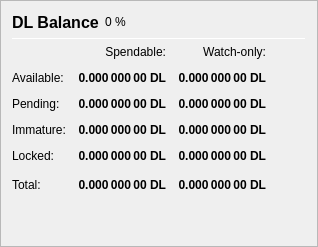
                   <widget class="QFrame" name="frame_Balances">
                    <property name="frameShape">
                     <enum>QFrame::StyledPanel</enum>
                    </property>
                    <property name="frameShadow">
                     <enum>QFrame::Raised</enum>
                    </property>
                    <layout class="QVBoxLayout" name="verticalLayout_4">
                     <item>
                      <layout class="QHBoxLayout" name="horizontalLayout_4">
                       <item>
                        <widget class="QLabel" name="label_5">
                         <property name="minimumSize">
                          <size>
                           <width>0</width>
                           <height>20</height>
                          </size>
                         </property>
                         <property name="font">
                          <font>
                           <pointsize>12</pointsize>
                           <weight>75</weight>
                           <bold>true</bold>
                          </font>
                         </property>
                         <property name="text">
                          <string>DL Balance</string>
                         </property>
                        </widget>
                       </item>
                       <item>
                        <widget class="QLabel" name="labelDLPercent">
                         <property name="text">
                          <string notr="true">0 %</string>
                         </property>
                        </widget>
                       </item>
                       <item>
                        <spacer name="horizontalSpacer_3">
                         <property name="orientation">
                          <enum>Qt::Horizontal</enum>
                         </property>
                         <property name="sizeHint" stdset="0">
                          <size>
                           <width>40</width>
                           <height>20</height>
                          </size>
                         </property>
                        </spacer>
                       </item>
                      </layout>
                     </item>
                     <item>
                      <widget class="Line" name="line_Balance">
                       <property name="minimumSize">
                        <size>
                         <width>0</width>
                         <height>1</height>
                        </size>
                       </property>
                       <property name="maximumSize">
                        <size>
                         <width>16777215</width>
                         <height>1</height>
                        </size>
                       </property>
                       <property name="orientation">
                        <enum>Qt::Horizontal</enum>
                       </property>
                      </widget>
                     </item>
                     <item>
                      <layout class="QGridLayout" name="gridLayout">
                       <property name="spacing">
                        <number>12</number>
                       </property>
                       <item row="0" column="1">
                        <widget class="QLabel" name="labelSpendable">
                         <property name="text">
                          <string>Spendable:</string>
                         </property>
                         <property name="alignment">
                          <set>Qt::AlignRight|Qt::AlignTrailing|Qt::AlignVCenter</set>
                         </property>
                        </widget>
                       </item>
                       <item row="0" column="2">
                        <widget class="QLabel" name="labelWatchonly">
                         <property name="text">
                          <string>Watch-only:</string>
                         </property>
                         <property name="alignment">
                          <set>Qt::AlignRight|Qt::AlignTrailing|Qt::AlignVCenter</set>
                         </property>
                        </widget>
                       </item>
                       <item row="1" column="0">
                        <widget class="QLabel" name="labelBalanceText">
                         <property name="text">
                          <string>Available:</string>
                         </property>
                        </widget>
                       </item>
                       <item row="1" column="1">
                        <widget class="QLabel" name="labelBalance">
                         <property name="font">
                          <font>
                           <weight>75</weight>
                           <bold>true</bold>
                          </font>
                         </property>
                         <property name="cursor">
                          <cursorShape>IBeamCursor</cursorShape>
                         </property>
                         <property name="toolTip">
                          <string>Your current spendable balance</string>
                         </property>
                         <property name="text">
                          <string notr="true">0.000 000 00 DL</string>
                         </property>
                         <property name="alignment">
                          <set>Qt::AlignRight|Qt::AlignTrailing|Qt::AlignVCenter</set>
                         </property>
                         <property name="textInteractionFlags">
                          <set>Qt::LinksAccessibleByMouse|Qt::TextSelectableByKeyboard|Qt::TextSelectableByMouse</set>
                         </property>
                        </widget>
                       </item>
                       <item row="1" column="2">
                        <widget class="QLabel" name="labelWatchAvailable">
                         <property name="font">
                          <font>
                           <weight>75</weight>
                           <bold>true</bold>
                          </font>
                         </property>
                         <property name="cursor">
                          <cursorShape>IBeamCursor</cursorShape>
                         </property>
                         <property name="toolTip">
                          <string>Your current balance in watch-only addresses</string>
                         </property>
                         <property name="text">
                          <string notr="true">0.000 000 00 DL</string>
                         </property>
                         <property name="alignment">
                          <set>Qt::AlignRight|Qt::AlignTrailing|Qt::AlignVCenter</set>
                         </property>
                         <property name="textInteractionFlags">
                          <set>Qt::LinksAccessibleByMouse|Qt::TextSelectableByKeyboard|Qt::TextSelectableByMouse</set>
                         </property>
                        </widget>
                       </item>
                       <item row="2" column="0">
                        <widget class="QLabel" name="labelPendingText">
                         <property name="text">
                          <string>Pending:</string>
                         </property>
                        </widget>
                       </item>
                       <item row="2" column="1">
                        <widget class="QLabel" name="labelUnconfirmed">
                         <property name="font">
                          <font>
                           <weight>75</weight>
                           <bold>true</bold>
                          </font>
                         </property>
                         <property name="cursor">
                          <cursorShape>IBeamCursor</cursorShape>
                         </property>
                         <property name="toolTip">
                          <string>Total of transactions that have yet to be confirmed, and do not yet count toward the spendable balance</string>
                         </property>
                         <property name="text">
                          <string notr="true">0.000 000 00 DL</string>
                         </property>
                         <property name="alignment">
                          <set>Qt::AlignRight|Qt::AlignTrailing|Qt::AlignVCenter</set>
                         </property>
                         <property name="textInteractionFlags">
                          <set>Qt::LinksAccessibleByMouse|Qt::TextSelectableByKeyboard|Qt::TextSelectableByMouse</set>
                         </property>
                        </widget>
                       </item>
                       <item row="2" column="2">
                        <widget class="QLabel" name="labelWatchPending">
                         <property name="font">
                          <font>
                           <weight>75</weight>
                           <bold>true</bold>
                          </font>
                         </property>
                         <property name="cursor">
                          <cursorShape>IBeamCursor</cursorShape>
                         </property>
                         <property name="toolTip">
                          <string>Unconfirmed transactions to watch-only addresses</string>
                         </property>
                         <property name="text">
                          <string notr="true">0.000 000 00 DL</string>
                         </property>
                         <property name="alignment">
                          <set>Qt::AlignRight|Qt::AlignTrailing|Qt::AlignVCenter</set>
                         </property>
                         <property name="textInteractionFlags">
                          <set>Qt::LinksAccessibleByMouse|Qt::TextSelectableByKeyboard|Qt::TextSelectableByMouse</set>
                         </property>
                        </widget>
                       </item>
                       <item row="3" column="0">
                        <widget class="QLabel" name="labelImmatureText">
                         <property name="text">
                          <string>Immature:</string>
                         </property>
                        </widget>
                       </item>
                       <item row="3" column="1">
                        <widget class="QLabel" name="labelImmature">
                         <property name="font">
                          <font>
                           <weight>75</weight>
                           <bold>true</bold>
                          </font>
                         </property>
                         <property name="cursor">
                          <cursorShape>IBeamCursor</cursorShape>
                         </property>
                         <property name="toolTip">
                          <string>Staked or masternode rewards that has not yet matured</string>
                         </property>
                         <property name="text">
                          <string notr="true">0.000 000 00 DL</string>
                         </property>
                         <property name="alignment">
                          <set>Qt::AlignRight|Qt::AlignTrailing|Qt::AlignVCenter</set>
                         </property>
                         <property name="textInteractionFlags">
                          <set>Qt::LinksAccessibleByMouse|Qt::TextSelectableByKeyboard|Qt::TextSelectableByMouse</set>
                         </property>
                        </widget>
                       </item>
                       <item row="3" column="2">
                        <widget class="QLabel" name="labelWatchImmature">
                         <property name="font">
                          <font>
                           <weight>75</weight>
                           <bold>true</bold>
                          </font>
                         </property>
                         <property name="cursor">
                          <cursorShape>IBeamCursor</cursorShape>
                         </property>
                         <property name="toolTip">
                          <string>Staked or masternode rewards in watch-only addresses that has not yet matured</string>
                         </property>
                         <property name="text">
                          <string notr="true">0.000 000 00 DL</string>
                         </property>
                         <property name="alignment">
                          <set>Qt::AlignRight|Qt::AlignTrailing|Qt::AlignVCenter</set>
                         </property>
                         <property name="textInteractionFlags">
                          <set>Qt::LinksAccessibleByMouse|Qt::TextSelectableByKeyboard|Qt::TextSelectableByMouse</set>
                         </property>
                        </widget>
                       </item>
                       <item row="4" column="0">
                        <widget class="QLabel" name="labelLockedBalanceText">
                         <property name="toolTip">
                          <string>Locked DL or Masternode collaterals. These are excluded from zDL minting.</string>
                         </property>
                         <property name="text">
                          <string>Locked:</string>
                         </property>
                        </widget>
                       </item>
                       <item row="4" column="1">
                        <widget class="QLabel" name="labelLockedBalance">
                         <property name="font">
                          <font>
                           <weight>75</weight>
                           <bold>true</bold>
                          </font>
                         </property>
                         <property name="cursor">
                          <cursorShape>IBeamCursor</cursorShape>
                         </property>
                         <property name="toolTip">
                          <string>Locked DL or Masternode collaterals. These are excluded from zDL minting.</string>
                         </property>
                         <property name="text">
                          <string notr="true">0.000 000 00 DL</string>
                         </property>
                         <property name="alignment">
                          <set>Qt::AlignRight|Qt::AlignTrailing|Qt::AlignVCenter</set>
                         </property>
                         <property name="textInteractionFlags">
                          <set>Qt::LinksAccessibleByMouse|Qt::TextSelectableByKeyboard|Qt::TextSelectableByMouse</set>
                         </property>
                        </widget>
                       </item>
                       <item row="4" column="2">
                        <widget class="QLabel" name="labelWatchLocked">
                         <property name="font">
                          <font>
                           <weight>75</weight>
                           <bold>true</bold>
                          </font>
                         </property>
                         <property name="cursor">
                          <cursorShape>IBeamCursor</cursorShape>
                         </property>
                         <property name="toolTip">
                          <string>Current locked balance in watch-only addresses</string>
                         </property>
                         <property name="text">
                          <string notr="true">0.000 000 00 DL</string>
                         </property>
                         <property name="alignment">
                          <set>Qt::AlignRight|Qt::AlignTrailing|Qt::AlignVCenter</set>
                         </property>
                         <property name="textInteractionFlags">
                          <set>Qt::LinksAccessibleByMouse|Qt::TextSelectableByKeyboard|Qt::TextSelectableByMouse</set>
                         </property>
                        </widget>
                       </item>
                       <item row="5" column="0">
                        <widget class="QLabel" name="labelTotalText">
                         <property name="text">
                          <string>Total:</string>
                         </property>
                         <property name="toolTip">
                          <string>Your current DUELIUM balance, unconfirmed and immature transactions included</string>
                         </property>
                        </widget>
                       </item>
                       <item row="5" column="1">
                        <widget class="QLabel" name="labelTotal">
                         <property name="font">
                          <font>
                           <weight>75</weight>
                           <bold>true</bold>
                          </font>
                         </property>
                         <property name="cursor">
                          <cursorShape>IBeamCursor</cursorShape>
                         </property>
                         <property name="toolTip">
                          <string>Your current DUELIUM balance, unconfirmed and immature transactions included</string>
                         </property>
                         <property name="text">
                          <string notr="true">0.000 000 00 DL</string>
                         </property>
                         <property name="alignment">
                          <set>Qt::AlignRight|Qt::AlignTrailing|Qt::AlignVCenter</set>
                         </property>
                         <property name="textInteractionFlags">
                          <set>Qt::LinksAccessibleByMouse|Qt::TextSelectableByKeyboard|Qt::TextSelectableByMouse</set>
                         </property>
                        </widget>
                       </item>
                       <item row="5" column="2">
                        <widget class="QLabel" name="labelWatchTotal">
                         <property name="font">
                          <font>
                           <weight>75</weight>
                           <bold>true</bold>
                          </font>
                         </property>
                         <property name="cursor">
                          <cursorShape>IBeamCursor</cursorShape>
                         </property>
                         <property name="toolTip">
                          <string>Current total balance in watch-only addresses</string>
                         </property>
                         <property name="text">
                          <string notr="true">0.000 000 00 DL</string>
                         </property>
                         <property name="alignment">
                          <set>Qt::AlignRight|Qt::AlignTrailing|Qt::AlignVCenter</set>
                         </property>
                         <property name="textInteractionFlags">
                          <set>Qt::LinksAccessibleByMouse|Qt::TextSelectableByKeyboard|Qt::TextSelectableByMouse</set>
                         </property>
                        </widget>
                       </item>
                       <item row="5" column="3">
                        <spacer name="horizontalSpacer_9">
                         <property name="orientation">
                          <enum>Qt::Horizontal</enum>
                         </property>
                         <property name="sizeHint" stdset="0">
                          <size>
                           <width>40</width>
                           <height>20</height>
                          </size>
                         </property>
                        </spacer>
                       </item>
                      </layout>
                     </item>
                     <item>
                      <spacer name="verticalSpacer_3">
                       <property name="orientation">
                        <enum>Qt::Vertical</enum>
                       </property>
                       <property name="sizeHint" stdset="0">
                        <size>
                         <width>20</width>
                         <height>40</height>
                        </size>
                       </property>
                      </spacer>
                     </item>
                    </layout>
                   </widget>
